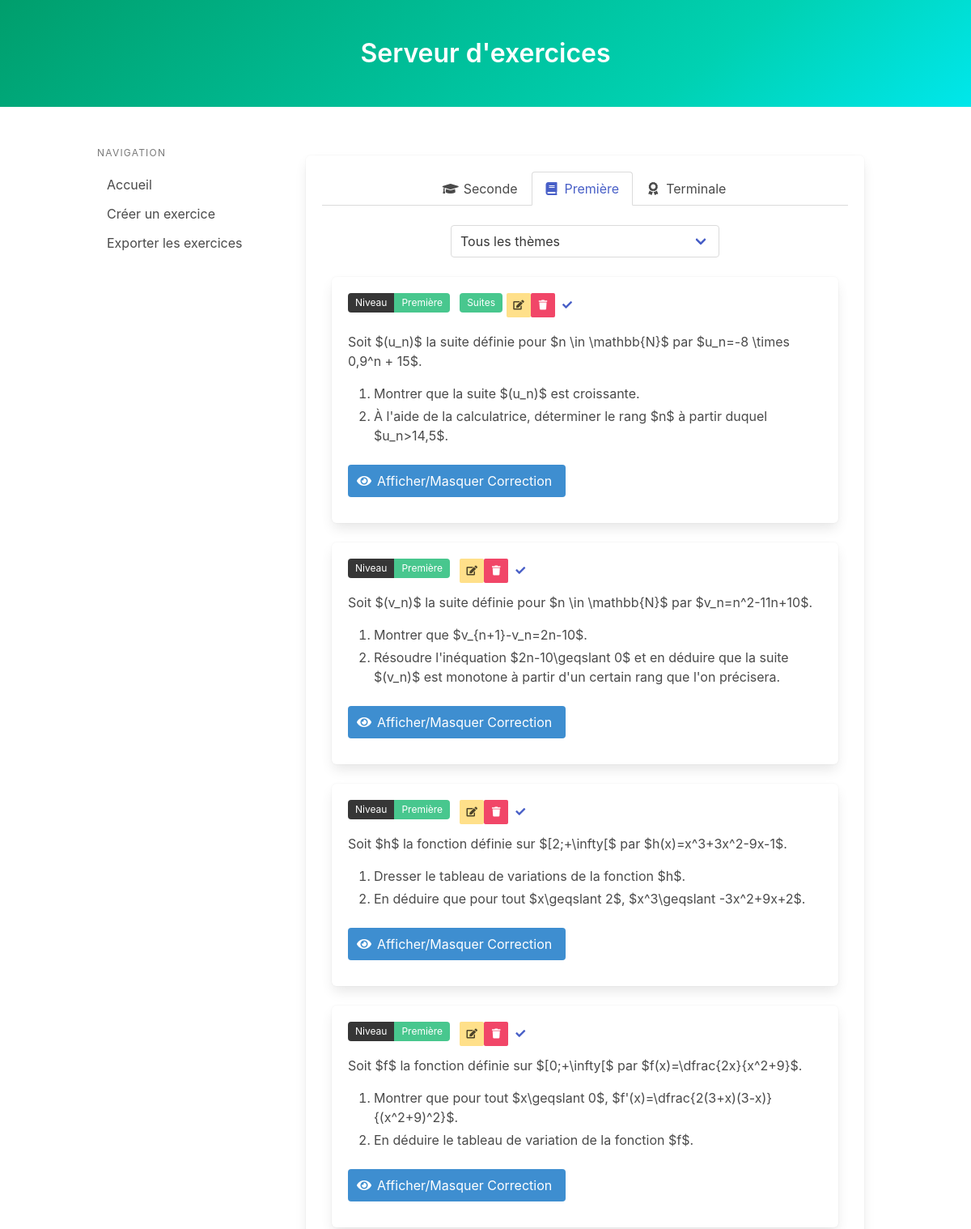
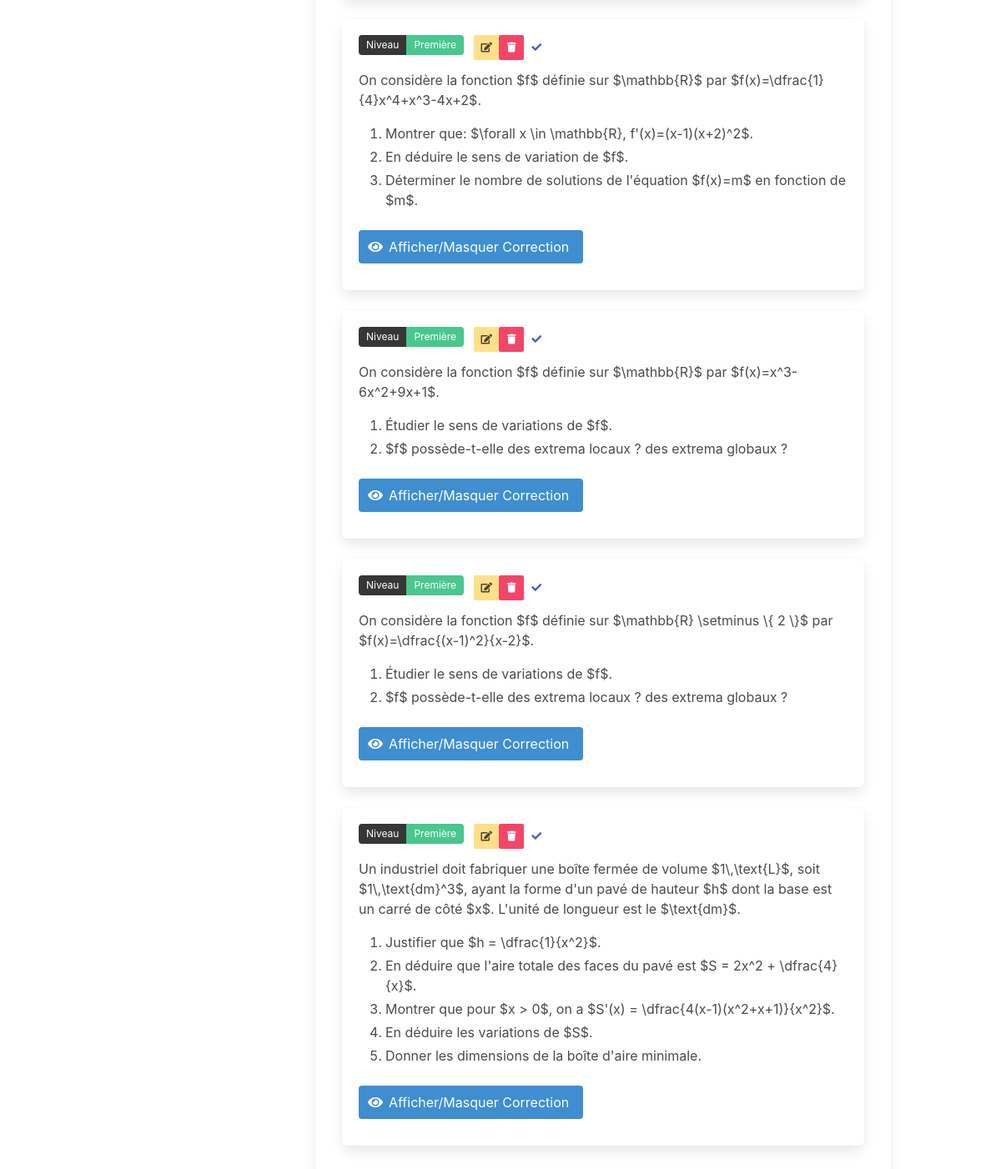
The app's page /?level=Première with its own data (2 pictures, top to bottom).
### models.py (models this page shows, shortened)
class Exercice(db.Model):
    __tablename__ = 'exercices'
    id = db.Column(db.String, primary_key=True)
    level = db.Column(db.String, nullable=False)
    theme = db.Column(db.String, nullable=False)
    selected = db.Column(db.Boolean, default=False)
    content = db.Column(db.Text, nullable=False)
    latex_code = db.Column(db.Text, nullable=False)
    correction = db.Column(db.Text, nullable=False)
    latex_correction = db.Column(db.Text, nullable=False)
    tags = db.relationship('Tag', secondary=exercice_tags, lazy='subquery',
                           backref=db.backref('exercices', lazy=True))

class Tag(db.Model):
    __tablename__ = 'tags'
    id = db.Column(db.Integer, primary_key=True)
    name = db.Column(db.String, nullable=False, unique=True)

### app.py (the view)
@app.route('/')
def home():
    exercices = Exercice.query.all()
    selected_exercises = session.get('selected_exercises', [])
    return render_template('index.html', exercices=exercices, selected_exercises=selected_exercises)

### templates/index.html (shortened to what this page needs)
{% extends "base.html" %}
{% set dev_mode = true %}
{% block head %}
    <link rel="stylesheet" href="https://cdnjs.cloudflare.com/ajax/libs/bulma/0.9.3/css/bulma.min.css">
    <link rel="stylesheet" href="https://cdnjs.cloudflare.com/ajax/libs/font-awesome/5.15.4/css/all.min.css">
{% endblock %}
{% block content %}
    <div class="column">
        <div class="box">
            <div class="tabs is-centered is-boxed">
                <ul>
                    <li class="{{ 'is-active' if request.args.get('level') == 'Seconde' or not request.args.get('level') }}">
                        <a href="?level=Seconde">
                            <span class="icon is-small"><i class="fas fa-graduation-cap"></i></span>
                            <span>Seconde</span>
                        </a>
                    </li>
                    <li class="{{ 'is-active' if request.args.get('level') == 'Première' }}">
                        <a href="?level=Première">
                            <span class="icon is-small"><i class="fas fa-book"></i></span>
                            <span>Première</span>
                        </a>
                    </li>
                    <li class="{{ 'is-active' if request.args.get('level') == 'Terminale' }}">
                        <a href="?level=Terminale">
                            <span class="icon is-small"><i class="fas fa-award"></i></span>
                            <span>Terminale</span>
                        </a>
                    </li>
                </ul>
            </div>
            <div class="field">
                <div class="control has-text-centered">
                    <div class="select">
                        <select id="themeFilter" onchange="window.location.href='?level={{ request.args.get('level') }}&theme='+this.value">
                            <option value="all" {{ 'selected' if not request.args.get('theme') or request.args.get('theme') == 'all' }}>Tous les thèmes</option>
                            {% set unique_themes = [] %}
                            {% for exercise in exercices %}
                                {% if exercise.theme not in unique_themes %}
                                    {% set _ = unique_themes.append(exercise.theme) %}
                                {% endif %}
                            {% endfor %}
                        </select>
                    </div>
                </div>
            </div>
                {% for exercice in exercices if exercice.level == request.args.get('level', 'Seconde') and (not request.args.get('theme') or request.args.get('theme') == 'all' or exercice.theme == request.args.get('theme')) %}
                    <div class="column is-full">
                        <div class="box {% if exercice.id in selected_exercises %}has-background-primary{% endif %}">
                            <div class="field is-grouped is-grouped-multiline">
                                <div class="control">
                                    <div class="tags has-addons">
                                        <span class="tag is-dark">Niveau</span>
                                        <span class="tag is-success">{{ exercice.level }}</span>
                                    </div>
                                </div>
                                <div class="tags">
                                    {% for tag in exercice.tags %}
                                    <span class="tag is-success" style="margin-right: 5px;">{{ tag.name }}</span>
                                    {% endfor %}
                                </div>
                                {% if dev_mode %}
                                <div class="field is-pulled-right">
                                    <a class="button is-small is-warning" href="/edit_exercise?id={{ exercice.id }}">
                                        <span class="icon is-small">
                                            <i class="fas fa-edit"></i>
                                        </span>
                                    </a>
                                </div>
                                <div class="field is-pulled-right">
                                    <button class="button is-small is-danger" onclick="document.getElementById('deleteModal-{{ exercice.id }}').classList.add('is-active')">
                                        <span class="icon is-small">
                                            <i class="fas fa-trash"></i>
                                        </span>
                                    </button>
                                </div>
                                {% endif %}
                                <div class="field is-pulled-right">
                                    <form id="selectExerciseForm-{{ exercice.id }}" action="/select_exercise" method="post" style="display:inline;">
                                        <div class="tags has-addons">
                                            <button class="button is-small is-link is-inverted" type="submit">
                                                <span class="icon is-small">
                                                    <i class="fas {{ 'fa-times' if exercice.id in selected_exercises else 'fa-check' }}"></i>
                                                </span>
                                            </button>
                                        </div>
                                    </form>
                                </div>
                            </div>
                            <div class="content">{{ exercice.content | safe }}</div>
                            <div class="field">
                                <button class="button is-info" onclick="document.getElementById('correction-{{ loop.index }}').classList.toggle('is-hidden')">
                                    <span class="icon is-small">
                                        <i class="fas fa-eye"></i>
                                    </span>
                                    <span>Afficher/Masquer Correction</span>
                                </button>
                            </div>
                        </div>
                    </div>
                {% endfor %}
            </div>
        </div>
    </div>
{% endblock %}

### templates/base.html (shortened to what this page needs)
<!DOCTYPE html>
<html lang="en">
<head>
    <link rel="stylesheet" href="https://cdnjs.cloudflare.com/ajax/libs/bulma/0.9.3/css/bulma.min.css">
    <link rel="stylesheet" href="https://cdnjs.cloudflare.com/ajax/libs/font-awesome/5.15.4/css/all.min.css">
    <link rel="stylesheet" href="https://cdnjs.cloudflare.com/ajax/libs/highlight.js/11.7.0/styles/github.min.css">
    {% block head %}{% endblock %}
</head>
<body>
    <section class="hero is-primary is-bold">
        <div class="hero-body">
            <div class="container">
                <h1 class="title has-text-centered">Serveur d'exercices</h1>
            </div>
        </div>
    </section>
    <section class="section">
        <div class="container">
            <div class="columns">
                <div class="column is-one-quarter">
                    <aside class="menu">
                        <p class="menu-label">
                            Navigation
                        </p>
                        <ul class="menu-list">
                            <li><a href="/">Accueil</a></li>
                            <li><a href="/create_exercise">Créer un exercice</a></li>
                            <li><a href="/export_menu">Exporter les exercices</a></li>
                        </ul>
                    </aside>
                </div>
                <div class="column">
                    {% block content %}{% endblock %}
                </div>
            </div>
    </section>
</body>
</html>

### records on screen
Exercice: level "Première", content "Soit $(u_n)$ la suite définie pour $n \\in \\mathbb{N}$ par $u_n=-8 \\times 0,9^n + 15$. Montrer que la suite $(u_n)$ est croissante. À l'aide de la calculatrice, déterminer le rang $n$ à partir duquel $u_n>14,5$."
Tag: name "Suites"
Exercice: level "Première", content "Soit $(v_n)$ la suite définie pour $n \\in \\mathbb{N}$ par $v_n=n^2-11n+10$. Montrer que $v_{n+1}-v_n=2n-10$. Résoudre l'inéquation $2n-10\\geqslant 0$ et en déduire que la suite $(v_n)$ est monotone à partir d'un certain rang que l'on précisera."
Exercice: level "Première", content "Soit $h$ la fonction définie sur $[2;+\\infty[$ par $h(x)=x^3+3x^2-9x-1$. Dresser le tableau de variations de la fonction $h$. En déduire que pour tout $x\\geqslant 2$, $x^3\\geqslant -3x^2+9x+2$."
Exercice: level "Première", content "Soit $f$ la fonction définie sur $[0;+\\infty[$ par $f(x)=\\dfrac{2x}{x^2+9}$. Montrer que pour tout $x\\geqslant 0$, $f'(x)=\\dfrac{2(3+x)(3-x)}{(x^2+9)^2}$. En déduire le tableau de variation de la fonction $f$."
Exercice: level "Première", content "On considère la fonction $f$ définie sur $\\mathbb{R}$ par $f(x)=\\dfrac{1}{4}x^4+x^3-4x+2$. Montrer que: $\\forall x \\in \\mathbb{R}, f'(x)=(x-1)(x+2)^2$. En déduire le sens de variation de $f$. Déterminer le nombre de solutions de l'équation $f(x)=m$ en fonction de $m$."
Exercice: level "Première", content "On considère la fonction $f$ définie sur $\\mathbb{R}$ par $f(x)=x^3-6x^2+9x+1$. Étudier le sens de variations de $f$. $f$ possède-t-elle des extrema locaux ? des extrema globaux ?"
Exercice: level "Première", content "On considère la fonction $f$ définie sur $\\mathbb{R} \\setminus \\{ 2 \\}$ par $f(x)=\\dfrac{(x-1)^2}{x-2}$. Étudier le sens de variations de $f$. $f$ possède-t-elle des extrema locaux ? des extrema globaux ?"
Exercice: level "Première", content "Un industriel doit fabriquer une boîte fermée de volume $1\\,\\text{L}$, soit $1\\,\\text{dm}^3$, ayant la forme d'un pavé de hauteur $h$ dont la base est un carré de côté $x$. L'unité de longueur est le $\\text{dm}$. Justifier que $h = \\dfrac{1}{x^2}$. En déduire que l'aire totale des faces du pavé est $S = 2x^2 + \\dfrac{4}{x}$. Montrer que pour $x > 0$, on a $S'(x) = \\dfrac{4(x-1)(x^2+x+1)}{x^2}$. En déduire les variations de $S$. Donner les dimensions de la boîte d'aire minimale."
